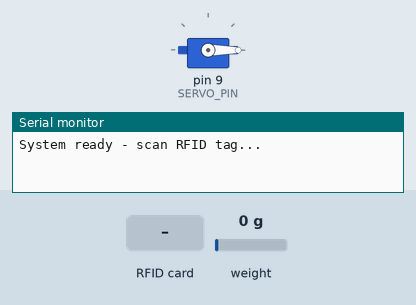
This sketch was run on a simulated Arduino Uno, built with avr-gcc and run on an emulated ATmega328P. Parts: servo, the last lines printed to the serial monitor. The inputs (shaded band) are chosen by the test bench; at power-on: weight on the scale 0 g.

Above: at 2.2 s.
2.3 s: RFID card 5E 7A 19 C4 held to the reader
At 3.5 s:
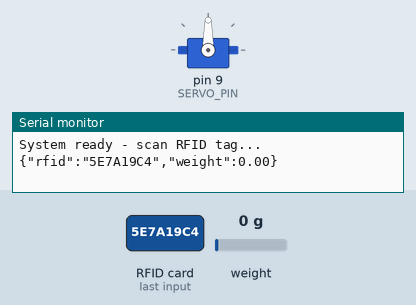
Timing chart, 0 to 8.8 s (numbered marks = the images above; inputs shaded):
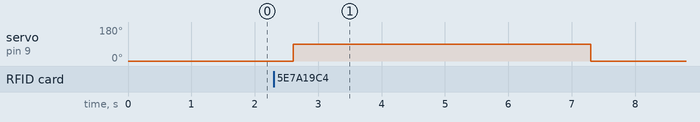

The sketch:

mqtt_gate.ino
```cpp
#include <SPI.h>
#include <MFRC522.h>
#include "HX711.h"
#include <Servo.h>

// ----- Pin Defines -----
#define HX_DOUT 3
#define HX_SCK  2
#define RFID_SS_PIN 10
#define RFID_RST_PIN 8
#define SERVO_PIN 9

// ----- Objects -----
HX711 scale;
MFRC522 rfid(RFID_SS_PIN, RFID_RST_PIN);
Servo myServo;

// ----- State Variables -----
bool servoActive = false;
unsigned long servoOnTime = 0;

void setup() {
  Serial.begin(9600);

  // RFID INIT
  SPI.begin();
  rfid.PCD_Init();
  Serial.println("System ready - scan RFID tag...");

  // HX711 INIT
  scale.begin(HX_DOUT, HX_SCK);
  scale.set_scale();
  scale.tare();

  // SERVO INIT
  myServo.attach(SERVO_PIN);
  myServo.write(0);  // OFF position
}

void loop() {
  unsigned long currentMillis = millis();

  // Servo OFF timing
  if (servoActive && (currentMillis - servoOnTime >= 5000)) {
    myServo.write(0);
    servoActive = false;
    Serial.println("{\"event\":\"servo_off\"}");
  }

  // RFID SCAN LOGIC
  if (!servoActive && rfid.PICC_IsNewCardPresent() && rfid.PICC_ReadCardSerial()) {
    // Read RFID UID
    String tagUID = "";
    for (byte i = 0; i < rfid.uid.size; i++) {
      if (rfid.uid.uidByte[i] < 0x10) tagUID += "0";
      tagUID += String(rfid.uid.uidByte[i], HEX);
    }
    tagUID.toUpperCase();

    // Read Load Cell
    float weightVal = 0.0;
    if (scale.is_ready()) {
      weightVal = scale.get_units(3); // average 3 samples
    } else {
      Serial.println("{\"error\":\"hx711_not_ready\"}");
      return;
    }

    // Print JSON-formatted data (RFID + weight)
    Serial.print("{\"rfid\":\"");
    Serial.print(tagUID);
    Serial.print("\",\"weight\":");
    Serial.print(weightVal, 2);
    Serial.println("}");

    // Activate servo for 5 seconds
    myServo.write(90);
    servoOnTime = currentMillis;
    servoActive = true;

    // Stop reading the same card repeatedly
    rfid.PICC_HaltA();
    rfid.PCD_StopCrypto1();
    delay(1000);
  }
  else if (!servoActive) {
    // Print no cattle message every 5 seconds when no tag detected
    static unsigned long lastNoCattlePrint = 0;
    if (currentMillis - lastNoCattlePrint >= 5000) {
      Serial.println("{\"message\":\"no_cattle_at_gate\"}");
      lastNoCattlePrint = currentMillis;
    }
  }
}
```

Measured:
- after the input at 2.3 s, servo on pin 9 (SERVO_PIN): 0° → 90° after 0.31 s, → 0° 4.7 s later
